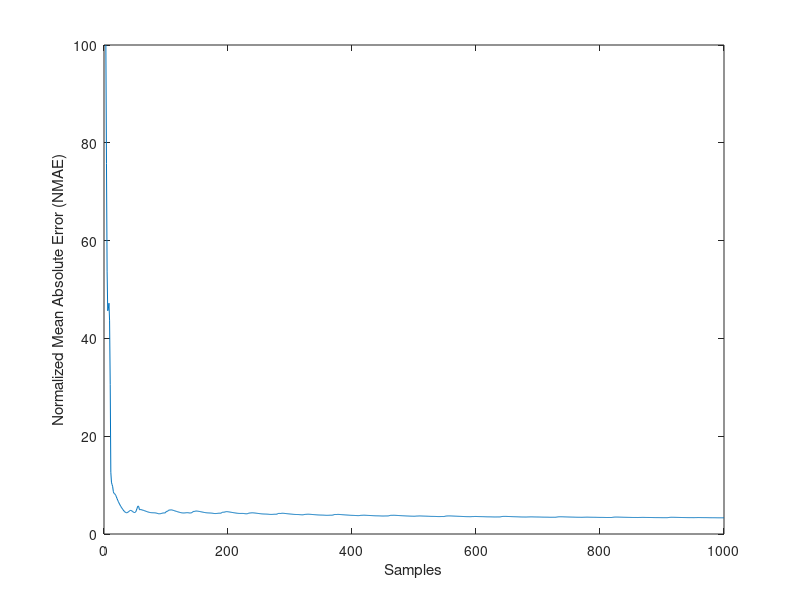

Recreate this plot in MATLAB.
%% Paper Title: Nonlinear System Identification Using Function-Link Recurrent General Type-2 Fuzzy Neural Networks: A Comparative Study
% Authors: Ahmad M. El-Nagar, Raouf Fareh, Sofiane Khadraoui, Maamar
% Bettayeb, Tamer Rabie, Ibrahim Kamel, A. Aziz Khater
%=========================================================================
%% Example 1: Nonlinear system identification
% Traning Program and Plotting Fig. 7 (Example 1)
%=========================================================================
clear
clc
N=1000;
for k=1:N+3
    u(k+1)=1.05*sin(pi*k/45);
end
yp(1)=0; yp(2)=0;
for k=1:N
    yp(k+2)=((yp(k+1)*yp(k)*(yp(k+1)+2.5))/(1+yp(k+1)*yp(k+1)+yp(k)*yp(k)))+u(k+1);
end
%=======================                          
n=3;            % number of inputs
Beta=0.5;
x(1)=u(2);
x(2)=yp(2);
x(3)=yp(1);
M=1;            % number of rules (initial)
GL(1)=0.5;
GR(1)=0.5;
etaV(1)=0.95;    % Intial value for recurrent weight  
% parameters of GT2FS
AA(1)=0.0;
ww(1)=0.5;
FUo(1)=0;
FLo(1)=0;
% first data
for j=1:n
    m1(1,1,j)=x(j)-0.3;
    m2(1,1,j)=x(j)+0.3;
    d(1,1,j)=0.3;
end
tic
for k=1:N           
% Layer 1:
  x(1)=u(k+1);
  x(2)=yp(k+1);
  x(3)=yp(k);
  %===================
  % Layer 2:
  for i=1:M
      for j=1:n
          if x(j) < m1(k,i,j)
              MU(k,i,j)=exp(-(((x(j)-m1(k,i,j))^2)/(d(k,i,j)^2)));
          else if x(j) >= m1(k,i,j) && x(j) <= m2(k,i,j)
                  MU(k,i,j)=1;
              else if x(j) > m2(k,i,j)
                      MU(k,i,j)=exp(-(((x(j)-m2(k,i,j))^2)/(d(k,i,j)^2)));
                  else
                      MU(k,i,j)=0;
                  end
              end
          end
          if x(j) <= (m1(k,i,j)+m2(k,i,j))/2
              ML(k,i,j)=exp(-(((x(j)-m2(k,i,j))^2)/(d(k,i,j)^2)));
          else if x(j) > (m1(k,i,j)+m2(k,i,j))/2
                  ML(k,i,j)=exp(-(((x(j)-m1(k,i,j))^2)/(d(k,i,j)^2)));
              else
                  ML(k,i,j)=0;
              end
          end
         % caclute apex of alpha - triangle
        %  MLA(k,i,j)=ML(k,i,j)+ww(k)*(MU(k,i,j)-ML(k,i,j))*AA(k);
        % MUA(k,i,j)=MU(k,i,j)-(1-ww(k))*(MU(k,i,j)-ML(k,i,j))*AA(k);
        % 
         % caclute apex of alpha - trapezoid
         MLA(k,i,j)=ML(k,i,j)+0.5*ww(k)*(MU(k,i,j)-ML(k,i,j))*AA(k);
         MUA(k,i,j)=MU(k,i,j)-0.5*(MU(k,i,j)-ML(k,i,j))*AA(k);  
      end
  end
  %=================================================================
  % Layer 3:
  for i=1:M
      FU(i)=etaV(k)*(MUA(k,i,1)*MUA(k,i,2)*MUA(k,i,3))+(1-etaV(k))*FUo(i);
      FL(i)=etaV(k)*(MLA(k,i,1)*MLA(k,i,2)*MLA(k,i,3))+(1-etaV(k))*FLo(i);
      FC(i)=(FU(i)+FL(i))/2;
  end
  %====================================================================
  % Layer 4: Function Link Network
 % Inputs for FLN
 Ix(1)=x(1);
 Ix(2)=sin(pi*x(1));
 Ix(3)=cos(pi*x(1));
 Ix(4)=x(2);
 Ix(5)=sin(pi*x(2));
 Ix(6)=cos(pi*x(2));
 Ix(7)=x(3);
 Ix(8)=sin(pi*x(3));
 Ix(9)=cos(pi*x(3));
 Ix(10)=x(1)*x(2);
 Ix(11)=x(1)*x(3);
 Ix(12)=x(2)*x(3);
 Ix(13)=x(1)*x(2)*x(3);
 % Number of nodes in each layer
 Ip=13;           % number of inputs
 RH=2;           % number of outputs
 % initial values for weights
     for p=1:Ip
         WEI_L(1,1,p)=0.1;   
         WEI_R(1,1,p)=0.2;  
     end
  % output layer
for i=1:M
     for p=1:Ip
         EX_L(i,p)=WEI_L(k,i,p)*Ix(p);
         EX_R(i,p)=WEI_R(k,i,p)*Ix(p);
     end
  WL(k,i)=sum(EX_L(i,:));
  WR(k,i)=sum(EX_R(i,:));
 end
  %====================================================================
  % Layer 5:
  for i=1:M
      ss1(i)=FU(i)*WL(k,i);
      ss2(i)=FL(i)*WL(k,i);
      ss3(i)=FL(i)+FU(i);
      ss4(i)=FL(i)*WR(k,i);
      ss5(i)=FU(i)*WR(k,i);
  end
  ss11=sum(ss1);
  ss22=sum(ss2);
  ss33=sum(ss3);
  ss44=sum(ss4);
  ss55=sum(ss5);
  YL=((1-GL(k))*ss11+GL(k)*ss22)/ss33;
  YR=((1-GR(k))*ss44+GR(k)*ss55)/ss33;
  ynn=(YL+YR);
  %===================================================================
  % Layer 6:
  yn(k+2)=ynn;
  %========================================================================
  %========================================================================
                     % Update Parameters (GM)
el(k+2)=yn(k+2)-yp(k+2);
RMSE_k(2)=0;
RMSE_k(k+2)=sqrt((el(k+2)^2)/k);
er(k+2)=(RMSE_k(k+2)-RMSE_k(k+1))/RMSE_k(k+2);
LL(1)=0.9;           
LLW(1)=0.004;         
LLeta(1)=0.01;      
LLA(1)=0.1;                               
LLWW(1)=0.05;     

meo1=0.003;      
meo2=0.011;      
meo3=0.007;      
meo4=0.003;     
meo5=0.001;     
if (el(k+2))>=0.001    
if er(k+2)<0
LL(k+1)=LL(k)*(1+meo1*exp(-(er(k+2)^2)/2));
LLW(k+1)=LLW(k)*(1+meo2*exp(-(er(k+2)^2)/2));
LLeta(k+1)=LLeta(k)*(1+meo3*exp(-(er(k+2)^2)/2));
LLA(k+1)=LLA(k)*(1+meo4*exp(-(er(k+2)^2)/2));
LLWW(k+1)=LLWW(k)*(1+meo5*exp(-(er(k+2)^2)/2));
else
LL(k+1)=LL(k)*(1-meo1*exp(-(er(k+2)^2)/2));
LLW(k+1)=LLW(k)*(1-meo2*exp(-(er(k+2)^2)/2));
LLeta(k+1)=LLeta(k)*(1-meo3*exp(-(er(k+2)^2)/2));
LLA(k+1)=LLA(k)*(1-meo4*exp(-(er(k+2)^2)/2));
LLWW(k+1)=LLWW(k)*(1-meo5*exp(-(er(k+2)^2)/2));
end
else
LL(k+1)=LL(k);
LLW(k+1)=LLW(k);
LLeta(k+1)=LLeta(k);
LLA(k+1)=LLA(k);
LLWW(k+1)=LLWW(k);
end
    %=============================================
  for i=1:M
      for j=1:n
          if x(j)<=m1(k,i,j)
              PFUm1(k,i,j)=FU(i)*((x(j)-m1(k,i,j))/((d(k,i,j))^2));
          else
              PFUm1(k,i,j)=0;
          end
          if x(j)> (m1(k,i,j)+m2(k,i,j))/2
              PFLm1(k,i,j)=FL(i)*((x(j)-m1(k,i,j))/((d(k,i,j))^2));
          else
              PFLm1(k,i,j)=0;
          end
          if x(j)> m2(k,i,j)
              PFUm2(k,i,j)=FU(i)*((x(j)-m2(k,i,j))/((d(k,i,j))^2));
          else
              PFUm2(k,i,j)=0;
          end
          if x(j) <= (m1(k,i,j)+m2(k,i,j))/2
              PFLm2(k,i,j)=FL(i)*((x(j)-m2(k,i,j))/((d(k,i,j))^2));
          else
              PFLm2(k,i,j)=0;
          end
          if x(j) < m1(k,i,j)
              PFUd(k,i,j)=FU(i)*(((x(j)-m1(k,i,j))^2)/((d(k,i,j))^3));
          else if x(j) > m2(k,i,j)
                  PFUd(k,i,j)=FU(i)*(((x(j)-m2(k,i,j))^2)/((d(k,i,j))^3));
              else
                  PFUd(k,i,j)=0;
              end
          end
          if x(j) <= (m1(k,i,j)+m2(k,i,j))/2
              PFLd(k,i,j)=FL(i)*(((x(j)-m2(k,i,j))^2)/((d(k,i,j))^3));
          else if x(j) > (m1(k,i,j)+m2(k,i,j))/2
                  PFLd(k,i,j)=FL(i)*(((x(j)-m1(k,i,j))^2)/((d(k,i,j))^3));
              end
          end
 % apex of alpha - trangle
           % PMAUMU(k,i,j)=1-(1-ww(k))*AA(k);
           % PMAUML(k,i,j)=(1-ww(k))*AA(k);
           % PMALMU(k,i,j)=ww(k)*AA(k);
           % PMALML(k,i,j)=1-ww(k)*AA(k);
           % 
           %   PMUA_A(k,i,j)=(1-ww(k))*(MU(k,i,j)-ML(k,i,j));
           %   PMLA_A(k,i,j)=ww(k)*(MU(k,i,j)-ML(k,i,j));
           %   PMUA_w(k,i,j)=(MU(k,i,j)-ML(k,i,j))*AA(k);
           %   PMLA_w(k,i,j)=(MU(k,i,j)-ML(k,i,j))*AA(k);
  
 % apex of alpha - trapezoid
           PMAUMU(k,i,j)=1-0.5*ww(k)*AA(k);
           PMAUML(k,i,j)=0.5*ww(k)*AA(k);
           PMALMU(k,i,j)=0.5*ww(k)*AA(k);
           PMALML(k,i,j)=1-0.5*ww(k)*AA(k);

           PMUA_A(k,i,j)=-0.5*(MU(k,i,j)-ML(k,i,j));
           PMLA_A(k,i,j)=0.5*ww(k)*(MU(k,i,j)-ML(k,i,j));
           PMUA_w(k,i,j)=0;
           PMLA_w(k,i,j)=0.5*(MU(k,i,j)-ML(k,i,j))*AA(k);

      end
      PFUMAU(k,i,1)=etaV(k)*(MUA(k,i,2)*MUA(k,i,3));
      PFUMAU(k,i,2)=etaV(k)*(MUA(k,i,1)*MUA(k,i,3));
      PFUMAU(k,i,3)=etaV(k)*(MUA(k,i,1)*MUA(k,i,2));
      PFLMAL(k,i,1)=etaV(k)*(MLA(k,i,2)*MLA(k,i,3));
      PFLMAL(k,i,2)=etaV(k)*(MLA(k,i,1)*MLA(k,i,3));
      PFLMAL(k,i,3)=etaV(k)*(MLA(k,i,1)*MLA(k,i,2));
for j=1:n
       Dm1(k,i,j)=(((((1-GL(k))*WL(i)-YL)/(ss33))+((GR(k)*WR(i)-YR)/(ss33)))*(PFUMAU(k,i,j)*((PMAUMU(k,i,j)*PFUm1(k,i,j))+(PMAUML(k,i,j)*PFLm1(k,i,j))))+(((GL(k)*WL(i)-YL)/(ss33))+(((1-GR(k))*WR(i)-YR)/(ss33)))*(PFLMAL(k,i,j)*((PMALMU(k,i,j)*PFUm1(k,i,j))+(PMALML(k,i,j)*PFLm1(k,i,j)))));
       Dm2(k,i,j)=(((((1-GL(k))*WL(i)-YL)/(ss33))+((GR(k)*WR(i)-YR)/(ss33)))*(PFUMAU(k,i,j)*((PMAUMU(k,i,j)*PFUm2(k,i,j))+(PMAUML(k,i,j)*PFLm2(k,i,j))))+(((GL(k)*WL(i)-YL)/(ss33))+(((1-GR(k))*WR(i)-YR)/(ss33)))*(PFLMAL(k,i,j)*((PMALMU(k,i,j)*PFUm2(k,i,j))+(PMALML(k,i,j)*PFLm2(k,i,j)))));
       Dd(k,i,j)=(((((1-GL(k))*WL(i)-YL)/(ss33))+((GR(k)*WR(i)-YR)/(ss33)))*(PFUMAU(k,i,j)*((PMAUMU(k,i,j)*PFUd(k,i,j))+(PMAUML(k,i,j)*PFLd(k,i,j))))+(((GL(k)*WL(i)-YL)/(ss33))+(((1-GR(k))*WR(i)-YR)/(ss33)))*(PFLMAL(k,i,j)*((PMALMU(k,i,j)*PFUd(k,i,j))+(PMALML(k,i,j)*PFLd(k,i,j)))));
       DA(k,i,j)=(((((1-GL(k))*WL(i)-YL)/(ss33))+((GR(k)*WR(i)-YR)/(ss33)))*(PFUMAU(k,i,j)*((PMUA_A(k,i,j))))+(((GL(k)*WL(i)-YL)/(ss33))+(((1-GR(k))*WR(i)-YR)/(ss33)))*(PFLMAL(k,i,j)*((PMLA_A(k,i,j)))));
       Dw(k,i,j)=(((((1-GL(k))*WL(i)-YL)/(ss33))+((GR(k)*WR(i)-YR)/(ss33)))*(PFUMAU(k,i,j)*((PMUA_w(k,i,j))))+(((GL(k)*WL(i)-YL)/(ss33))+(((1-GR(k))*WR(i)-YR)/(ss33)))*(PFLMAL(k,i,j)*((PMLA_w(k,i,j)))));
end
SDA(k,i)=sum(DA(k,i,:));
SDw(k,i)=sum(Dw(k,i,:));
for p=1:Ip
DWEI_L(k,i,p)=(1/ss33)*(((1-GL(k))*FU(i)+GL(k)*FL(i))*Ix(p));
DWEI_R(k,i,p)=(1/ss33)*(((1-GR(k))*FL(i)+GR(k)*FU(i))*Ix(p));
end
Detavi(i)=((((((1-GL(k))*WL(i)-YL)/(ss33))+((GR(k)*WR(i)-YR)/(ss33)))*(MUA(k,i,1)*MUA(k,i,2)*MUA(k,i,3))+(((GL(k)*WL(i)-YL)/(ss33))+(((1-GR(k))*WR(i)-YR)/(ss33)))*(MLA(k,i,1)*MLA(k,i,2))));
 SDetavi(i)=Detavi(i);
       for j=1:n
          m1(k+1,i,j)=m1(k,i,j)-LL(k+1)*(el(k+2))*sum(Dm1(k,i,j));
          m2(k+1,i,j)=m2(k,i,j)-LL(k+1)*(el(k+2))*sum(Dm2(k,i,j));
          d(k+1,i,j)=d(k,i,j)-LL(k+1)*(el(k+2))*sum(Dd(k,i,j));
       end
     for p=1:Ip
         WEI_L(k+1,i,p)=WEI_L(k,i,p)-LLW(k+1)*(el(k+2))*sum(DWEI_L(k,i,p));
         WEI_R(k+1,i,p)=WEI_R(k,i,p)-LLW(k+1)*(el(k+2))*sum(DWEI_R(k,i,p));
     end
  % update eta for recurrent
  end   % end of for i=1:M
    etaV(k+1)=etaV(k)-LLeta(k+1)*(el(k+2))*sum(SDetavi);
    if etaV(k+1) > 1
      etaV(k+1)=1;
  else if etaV(k+1) < 0
          etaV(k+1)=0;
      else
          etaV(k+1)=etaV(k+1);
      end
  end
    SSDA(k)=sum(SDA(k,:));
    SSDw(k)=sum(SDw(k,:));
    % for a=1:num
   AA(k+1)=AA(k)-LLA(k+1)*(el(k+2))*SSDA(k);
   ww(k+1)=ww(k)-LLWW(k+1)*(el(k+2))*SSDw(k);
   if AA(k+1) > 1
      AA(k+1)=1;
  else if AA(k+1) < 0
          AA(k+1)=0;
      else
          AA(k+1)=AA(k+1);
      end
   end
   if ww(k+1) > 1
      ww(k+1)=1;
  else if ww(k+1) < 0
          ww(k+1)=0;
      else
          ww(k+1)=ww(k+1);
      end
  end
    % end
  for i=1:M
      % for a=1:num
      NN1(i)=WL(i)*(FL(i)-FU(i));
      NN2(i)=WR(i)*(FU(i)-FL(i));
      % end
  end
  % for a=1:num
  SNN1=sum(NN1);
  SNN2=sum(NN2);
  DGL(k)=(SNN1/ss33);
  DGR(k)=(SNN2/ss33);
  % end
      GL(k+1)=GL(k)-LL(k+1)*(el(k+2))*DGL(k);
      GR(k+1)=GR(k)-LL(k+1)*(el(k+2))*DGR(k);
  if GL(k+1) > 1
      GL(k+1)=1;
  else if GL(k+1) < 0
          GL(k+1)=0;
      else
          GL(k+1)=GL(k+1);
      end
  end
  if GR(k+1) > 1
      GR(k+1)=1;
  else if GR(k+1) < 0
          GR(k+1)=0;
      else
          GR(k+1)=GR(k+1);
      end
  end
  % update variable for recurrent
    for i=1:M
       FUo(i)=FU(i);
       FLo(i)=FL(i);
    end
  %========================================================================
  %========================================================================
                        % structure Learning
  I(k)=max(FC);
  for i=1:M
      for j=1:n
          mmI1(i,j)=max(m1(k,i,j));
          mmI2(i,j)=max(m2(k,i,j));
      end
  end
  mI1(1)=max(mmI1(i,1));
  mI1(2)=max(mmI1(i,2));
  mI1(3)=max(mmI1(i,3));
  mI2(1)=max(mmI2(i,1));
  mI2(2)=max(mmI2(i,2)); 
  mI2(3)=max(mmI2(i,3));
  if I(k) <= 0.0000001  
      M=M+1;
      for j=1:n
          m1(k+1,M,j)=x(j)-0.1;
          m2(k+1,M,j)=x(j)+0.1;
          d(k+1,M,j)=Beta*abs(x(j)-(mI1(j)+mI2(j))/2);
      end
     for p=1:Ip
         WEI_L(k+1,M,p)=0.1;   
         WEI_R(k+1,M,p)=0.3; 
     end
  FUo(M)=0;
  FLo(M)=0;
  end
  %========================================================================
  %========================================================================
  
  e(k+2)=yn(k+2)-yp(k+2);
   ee(k+2)=e(k+2)*e(k+2);
 % Plotting NMAE
 error = abs(yn(3:k+2) - yp(3:k+2));
 MAE = mean(error);
% Normalization (using range of true signal)
    norm_factor = max(yn(3:k+2)) - min(yp(3:k+2));
    if norm_factor == 0
        NMAE(k+2) = 0;
    else
        NMAE(k+2) = (MAE / norm_factor)*100;
    end

end
toc
tt=toc
RMSE=sqrt(sum(ee)/N)
  k=3:N;
  % plot(k,yp(k+2),k,yn(k+2)) 
  % figure
  plot(k,NMAE(k))
xlabel('Samples');
ylabel('Normalized Mean Absolute Error (NMAE)');
          
